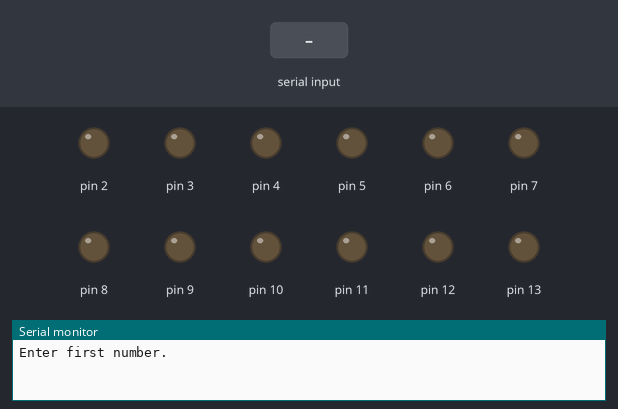
The sketch below on a simulated Arduino Uno, built with avr-gcc and run on an emulated ATmega328P. On the bench: output pins drawn as LEDs (lit = HIGH), the last lines printed to the serial monitor. The test bench sets the inputs (shaded band).

Above: at 1.2 s.
1.3 s: "90,45,200\n" received over Serial
3.8 s: "30,150,10\n" received over Serial
6.3 s: "90,45\n" received over Serial
At 8.0 s:
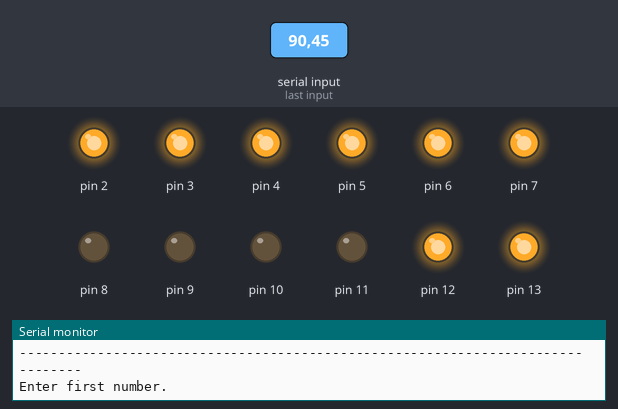
Timing chart, 0 to 9.5 s (numbered marks = the images above; inputs shaded):
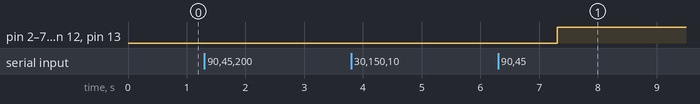

The sketch:

input_arduino.ino
```cpp
String first = "";
String operation = "";
String second = "";
boolean Bin1[] = {0,0,0,0};
boolean Bin2[] = {0,0,0,0};
//boolean Bin3[] = {0,0,0,0};
int f=0;
int s=0;
int sel=0;

void setup() {
    Serial.begin(9600);
    pinMode(12,OUTPUT);
    pinMode(13,OUTPUT);
    pinMode(2,OUTPUT);
    pinMode(3,OUTPUT);
    pinMode(4,OUTPUT);
    pinMode(5,OUTPUT);
    pinMode(6,OUTPUT);
    pinMode(7,OUTPUT);
    pinMode(8,OUTPUT);
    pinMode(9,OUTPUT);
    pinMode(10,OUTPUT);
    pinMode(11,OUTPUT);

}


void loop() {

   Serial.println("Enter first number.");

  while (Serial.available()==0)
  {                                       //Wait for user input

  }
   first=Serial.readString();  //Reading the Input string from Serial port.
   f=first.toInt();

   convertDecToBin(f,Bin1);

Serial.println("Enter operation.");
Serial.println("1.Addition");
Serial.println("2.Subtraction");
Serial.println("3.Multiplication");
Serial.println("4.division");
Serial.println("5.logical shift left");
Serial.println("6.Logical shift right");
Serial.println("7.rotate left");
Serial.println("8.rotate right");
Serial.println("9.and");
Serial.println("10.or");
Serial.println("11.xor");
Serial.println("12.nor");
Serial.println("13.nand");
Serial.println("14.xnor");
Serial.println("15.greater comparision");
Serial.println("16.equal comparision");
  while(Serial.available()==0)
  {

  }
   operation=Serial.readString();
   sel=operation. toInt();
   boolean Bin3[] = {0,0,0,0};
   if (sel==1){
    Bin3[0]=0;
    Bin3[1]=0;
    Bin3[2]=0;
    Bin3[3]=0;
   }
   else if (sel==2){
   Bin3[0]=0;
    Bin3[1]=0;
    Bin3[2]=0;
    Bin3[3]=1;
    }
   else if (sel==3){
    Bin3[0]=0;
    Bin3[1]=0;
    Bin3[2]=1;
    Bin3[3]=0;
    }
    else if (sel==4){
    Bin3[0]=0;
    Bin3[1]=0;
    Bin3[2]=1;
    Bin3[3]=1;
    }
    else if (sel==5){
    Bin3[0]=0;
    Bin3[1]=1;
    Bin3[2]=0;
    Bin3[3]=0;
    }
    else if (sel==6){
    Bin3[0]=0;
    Bin3[1]=1;
    Bin3[2]=0;
    Bin3[3]=1;
    }
    else if (sel==7){
    Bin3[0]=0;
    Bin3[1]=1;
    Bin3[2]=1;
    Bin3[3]=0;
    }
    else if (sel==8){
    Bin3[0]=0;
    Bin3[1]=1;
    Bin3[2]=1;
    Bin3[3]=1;
    }
    else if (sel==9){
    Bin3[0]=1;
    Bin3[1]=0;
    Bin3[2]=0;
    Bin3[3]=0;
    }
   else if (sel==10){
    Bin3[0]=1;
    Bin3[1]=0;
    Bin3[2]=0;
    Bin3[3]=1;
    }
    else if (sel==11){
    Bin3[0]=1;
    Bin3[1]=0;
    Bin3[2]=1;
    Bin3[3]=0;
    }
    else if (sel==12){
    Bin3[0]=1;
    Bin3[1]=0;
    Bin3[2]=1;
    Bin3[3]=1;
    }
    else if (sel==13){
    Bin3[0]=1;
    Bin3[1]=1;
    Bin3[2]=0;
    Bin3[3]=0;
    }
    else if (sel==14){
    Bin3[0]=1;
    Bin3[1]=1;
    Bin3[2]=0;
    Bin3[3]=1;
    }
    else if (sel==15){
    Bin3[0]=1;
    Bin3[1]=1;
    Bin3[2]=1;
    Bin3[3]=0;
    }
    else if (sel==16){
    Bin3[0]=1;
    Bin3[1]=1;
    Bin3[2]=1;
    Bin3[3]=1;
    }

   Serial.println("Enter second number.");
   while(Serial.available()==0)
  {

  }
  second=Serial.readString();
  s=second.toInt();
  convertDecToBin(s,Bin2);
  boolean output[]={0,0,0,0}  ;
  digitalWrite(12,Bin1[0]);
  digitalWrite(13,Bin1[1]);
  digitalWrite(2,Bin1[2]);
  digitalWrite(3,Bin1[3]);
  digitalWrite(4,Bin2[0]);
  digitalWrite(5,Bin2[1]);
  digitalWrite(6,Bin2[2]);
  digitalWrite(7,Bin2[3]);
  digitalWrite(8,Bin3[0]);
  digitalWrite(9,Bin3[1]);
  digitalWrite(10,Bin3[2]);
  digitalWrite(11,Bin3[3]);
   Serial.println("--------------------------------------------------------------------------------");

  /*Serial.print(output[0]);
  Serial.print(output[1]);
  Serial.print(output[2]);
  Serial.print(output[3]);
  Serial.print(output[4]);
   Serial.println("");*/
    while(Serial.available()>0)
  {
   }
}
void convertDecToBin(int Dec, boolean Bin[]) {
   Bin[0]=0;
    Bin[1]=0;
    Bin[2]=0;
    Bin[3]=0;
  for(int i = 3 ; i >= 0 ; i--) {
    if(pow(2, i)<=Dec) {
      Dec = Dec - pow(2, i);
      Bin[4-(i+1)] = 1;
    }
  }
}
float convertBinToDec(boolean Bint[]) {
  float ReturnInt = 0;
  for(int i = 0;i<4;i++) {
    ReturnInt+=(pow(2,3-i)*(int(Bint[i])));
    //Serial.println(pow(2,4-i)*int(Bint[i]));
  }
  return ReturnInt;
}
```

Measured:
- after the input at 6.3 s, pin 2–7, pin 12, pin 13: LOW → HIGH after 1.0 s
